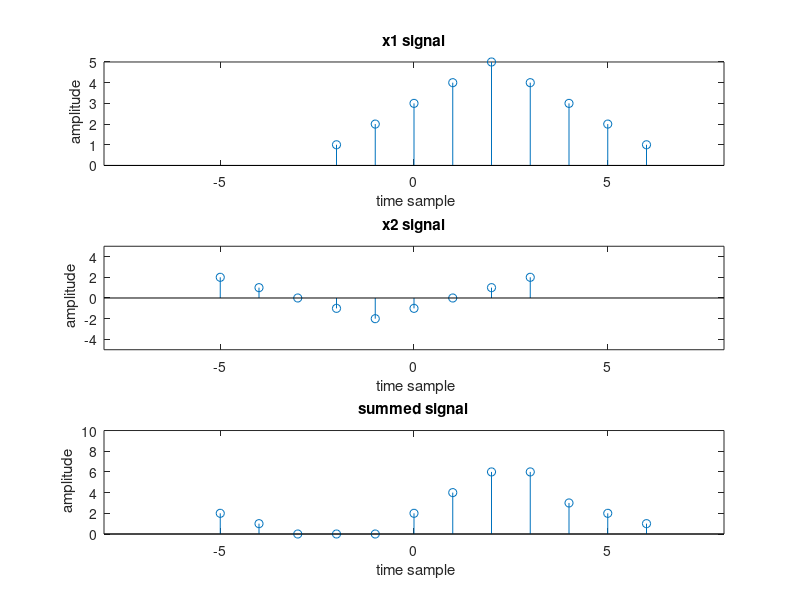

MATLAB code for this plot:
n1=-2:1:6;
x1= [1 2 3 4 5 4 3 2 1] ;

n2=-5:1:3;
x2=[2 1 0 -1 -2 -1 0 1 2];

n=min(min(n1) , min(n2)) : max(max(n1) , max(n2)) ;
yl= zeros(1, length(n));
y2= zeros(1, length(n));

yl ( (n>=min(n1) ) & (n<=max(n1) ) )=x1();
y2 ( (n>=min(n2) ) & (n<=max(n2) ) )=x2();
x=yl+y2;

subplot (3, 1, 1);
stem ( n1, x1) ;
xlabel (' time sample' ) ;
ylabel ( ' amplitude' ) ;
title ( 'x1 signal') ;
axis ( [-8 8 0 5]) ;

subplot (3, 1, 2);
stem ( n2, x2) ;
xlabel (' time sample' ) ;
ylabel ( ' amplitude' ) ;
title ( 'x2 signal') ;
axis ( [-8 8 -5 5]) ;


subplot (3, 1, 3);
stem ( n, x) ;
xlabel (' time sample' ) ;
ylabel ( ' amplitude' ) ;
title ( 'summed signal') ;
axis ( [-8 8 0 10]) ;

